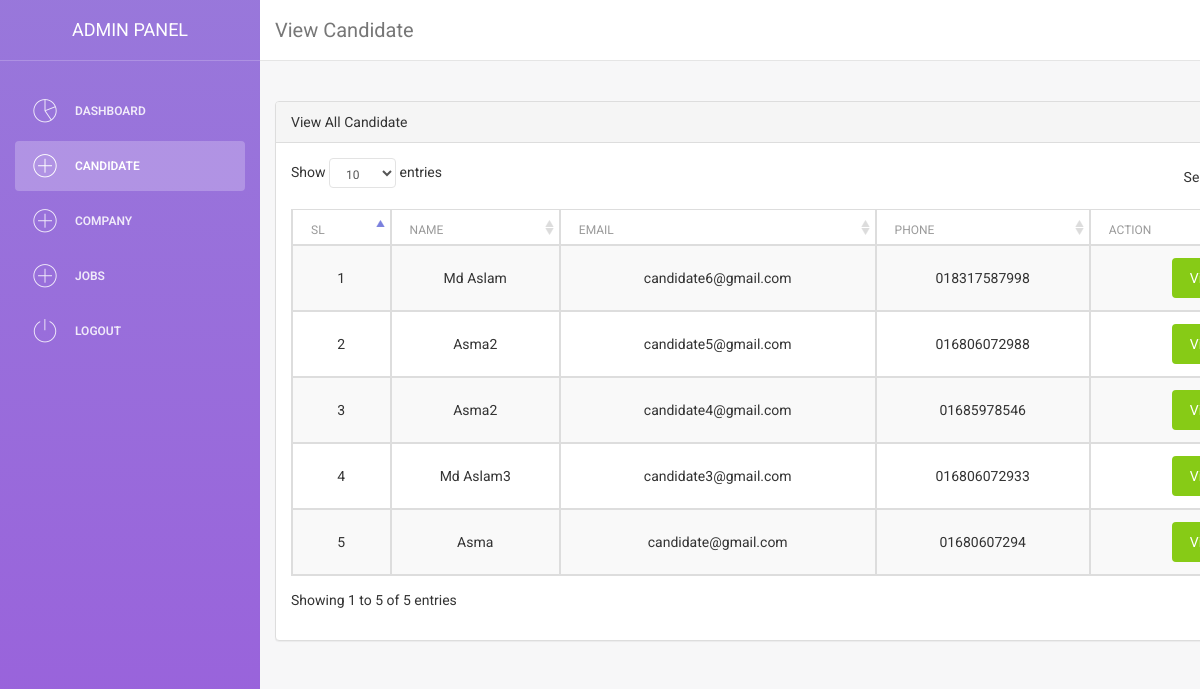
Screenshot of /admin/view_candidate.php (signed in) with the database file from the repository.
### tables this page shows
CREATE TABLE `candidate` (
  `id` int(30) NOT NULL,
  `name` varchar(100) NOT NULL,
  `father` varchar(100) NOT NULL,
  `mother` varchar(100) NOT NULL,
  `gender` varchar(50) NOT NULL,
  `dob` date NOT NULL,
  `blood_Group` varchar(50) NOT NULL,
  `mobile` varchar(100) NOT NULL,
  `email` varchar(255) NOT NULL,
  `password` varchar(255) NOT NULL,
  `division` varchar(100) NOT NULL,
  `image` varchar(255) NOT NULL,
  `address` varchar(255) NOT NULL
);

### admin/view_candidate.php (the view, shortened to what this page needs)
<!doctype html>
<html lang="en">
<head>
    <link href="vendor/bootstrap/css/bootstrap.min.css" rel="stylesheet">
    <link href="vendor/datatables-plugins/dataTables.bootstrap.css" rel="stylesheet">
    <link href="../vendor/datatables-responsive/dataTables.responsive.css" rel="stylesheet">
    <link href="vendor/font-awesome/css/font-awesome.min.css" rel="stylesheet" type="text/css">
    <link href="assets/css/bootstrap.min.css" rel="stylesheet"/>
    <link href="assets/css/animate.min.css" rel="stylesheet"/>
    <link href="assets/css/light-bootstrap-dashboard.css" rel="stylesheet"/>
    <link href="assets/css/demo.css" rel="stylesheet"/>
    <link href="http://maxcdn.bootstrapcdn.com/font-awesome/4.2.0/css/font-awesome.min.css" rel="stylesheet">
    <link href="assets/css/pe-icon-7-stroke.css" rel="stylesheet"/>
</head>
<body>
<div class="wrapper">
    <div class="sidebar" data-color="purple" data-image="assets/img/sidebar-5.jpg">
        <div class="sidebar-wrapper">
            <div class="logo">
                <a href="#" class="simple-text">
                    Admin Panel
                </a>
            </div>
            <ul class="nav">
                <li >
                    <a href="dashboard.php">
                        <i class="pe-7s-graph"></i>
                        <p>Dashboard</p>
                    </a>
                </li>
                <li class="active">
                    <a href="view_candidate.php">
                        <i class="pe-7s-plus"></i>
                        <p>Candidate</p>
                    </a>
                </li>
                <li >
                    <a href="view_company.php">
                        <i class="pe-7s-plus"></i>
                        <p>Company</p>
                    </a>
                </li>
                <li >
                    <a href="view_jobs.php">
                        <i class="pe-7s-plus"></i>
                        <p>Jobs</p>
                    </a>
                </li>
                <li>
                    <a href="logout.php">
                        <i class="pe-7s-power"></i>
                        <p>Logout</p>
                    </a>
                </li>
            </ul>
        </div>
    </div>
    <div class="main-panel">
        <nav class="navbar navbar-default navbar-fixed">
            <div class="container-fluid">
                <div class="navbar-header">
                    <a class="navbar-brand" href="#">View Candidate</a>
                </div>
                <div class="collapse navbar-collapse">
                </div>
            </div>
        </nav>
        <div class="container">
            <br>
            <br>
            <div id="page-wrapper">
                <div class="row">
                    <div class="col-lg-12">
                        <div class="panel panel-default">
                            <div class="panel-heading">
                                View All Candidate
                            </div>
                            <div class="panel-body">
                                <table width="100%" class="table table-striped table-bordered table-hover"
                                       id="dataTables-example">
                                    <thead>
                                    <tr>
                                        <th>SL</th>
                                        <th>Name</th>
                                        <th>Email</th>
                                        <th>Phone</th>
                                        <th>Action</th>
                                    </tr>
                                    </thead>
                                    <tbody>
                                    <?php
                                          $conn=db();
                                          $sql = "SELECT * FROM candidate ORDER BY id desc";
                                          $result = mysqli_query($conn, $sql);
                                          $i = 1;
                                          while ($row = mysqli_fetch_array($result)) {
                                              echo "<tr>";
                                              echo "<td>" . $i . "</td>";
                                              echo "<td>" . $row['name'] . "</td>";
                                              echo "<td>" . $row['email'] . "</td>";
                                              echo "<td>" . $row['mobile'] . "</td>";
                                              echo "<td>
                                                   <a class='btn btn-success btn-fill'  href=\"candidate_details.php?id=".$row['id']."\" >View</a>
                                                      <a class='confirmation btn btn-danger btn-fill'  href=\"delete_candidate.php?id=".$row['id']."\" >Delete</a>
                                                   </td>";
                                              $i++;
                                              echo "</tr> ";
                                    }
                                    echo " </tbody>";
                                    echo " </table>";
                                    ?>
                            </div>
                        </div>
                    </div>
                </div>
            </div>
</body>
</html>

### admin/view_candidate.php (style rules this page uses)
th, td { text-align: center; }

### rows the page displays
candidate: name "Md Aslam", email "candidate6@gmail.com", mobile "018317587998"
candidate: name "Asma2", email "candidate5@gmail.com", mobile "016806072988"
candidate: name "Asma2", email "candidate4@gmail.com", mobile "01685978546"
candidate: name "Md Aslam3", email "candidate3@gmail.com", mobile "016806072933"
candidate: name "Asma", email "candidate@gmail.com", mobile "01680607294"
